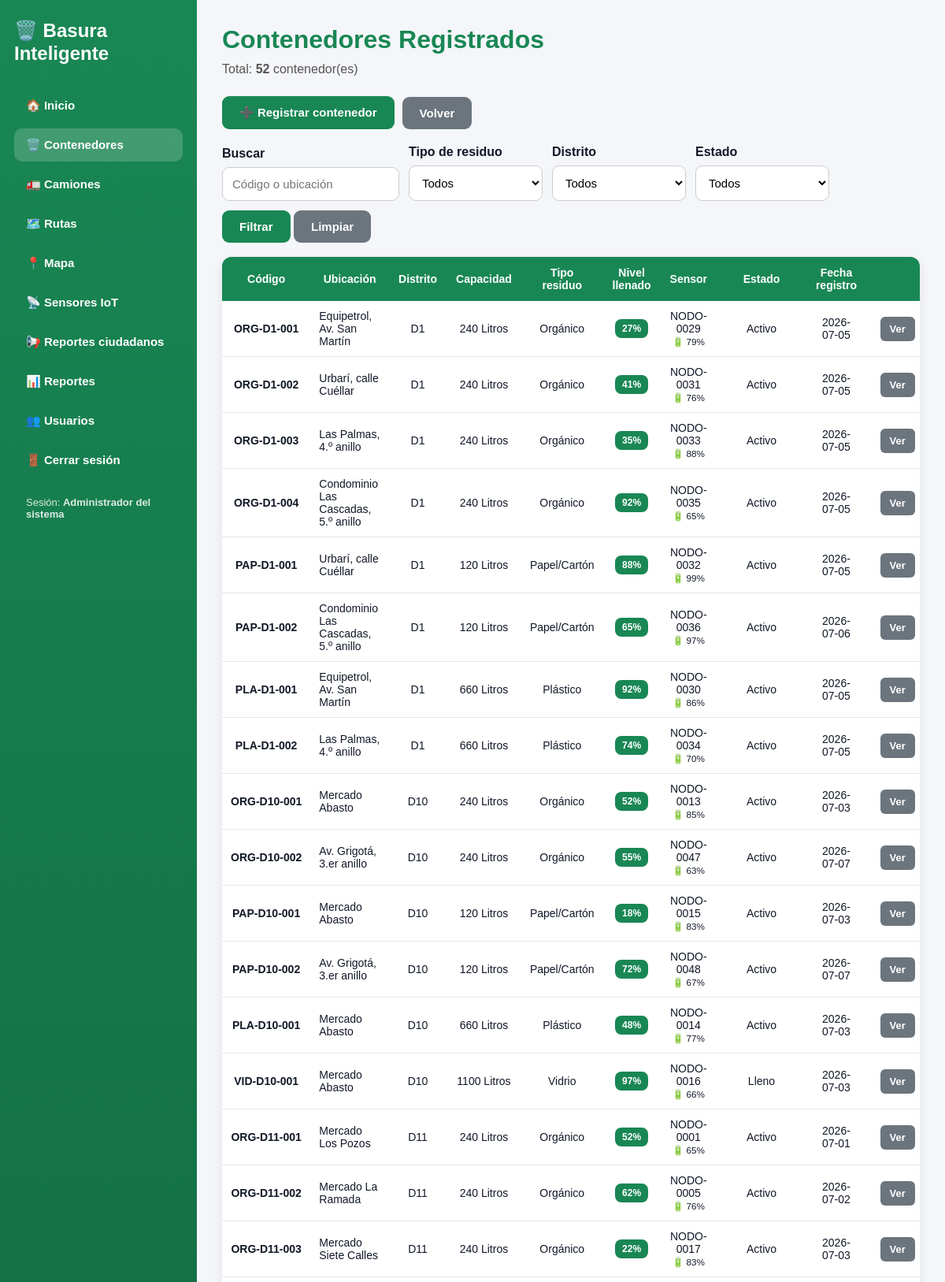
/contenedores/listar-contenedores.php (signed in, upper part), run on the app's committed database.
### tables this page shows
CREATE TABLE contenedores (
    id INT AUTO_INCREMENT PRIMARY KEY,
    codigo VARCHAR(30) NOT NULL UNIQUE,
    ubicacion VARCHAR(150) NOT NULL,
    zona VARCHAR(10) NOT NULL,
    capacidad VARCHAR(30) NOT NULL,
    estado VARCHAR(30) NOT NULL DEFAULT 'Activo',
    tipo_residuo VARCHAR(30) NOT NULL,
    nivel_llenado INT NOT NULL DEFAULT 0,
    latitud DECIMAL(10,7) NULL,
    longitud DECIMAL(10,7) NULL,
    codigo_sensor VARCHAR(30) NULL,
    bateria INT NULL,
    ultima_lectura DATETIME NULL,
    fecha_registro DATETIME DEFAULT CURRENT_TIMESTAMP
);

### includes/funciones.php (called while the page is built, shortened)
<?php
function e($texto)
{
    return htmlspecialchars((string)$texto, ENT_QUOTES, 'UTF-8');
}
function consulta($conexion, $sql, $tipos = "", $params = [])
{
    $stmt = $conexion->prepare($sql);
    if (!$stmt->execute()) {
        return false;
    }
    $res = $stmt->get_result();
    return $res === false ? true : $res;
}
function filas($resultado)
{
    $lista = [];
    if ($resultado && $resultado !== true) {
        while ($f = $resultado->fetch_assoc()) {
            $lista[] = $f;
        }
    }
    return $lista;
}
function clase_nivel($nivel, $estado = "")
{
    if ($estado === "Mantenimiento") return "azul";
    return "verde";
}

### contenedores/listar-contenedores.php (the view, shortened to what this page needs)
<?php
require_once __DIR__ . '/../includes/auth.php';
$buscar = trim($_GET['buscar'] ?? '');
$sql = "SELECT * FROM contenedores WHERE 1=1";
$tipos = ""; $params = [];
$sql .= " ORDER BY zona, codigo";
$lista = filas(consulta($conexion, $sql, $tipos, $params));
$zonas = filas(consulta($conexion, "SELECT DISTINCT zona FROM contenedores ORDER BY LENGTH(zona), zona"));
?>
<!DOCTYPE html>
<html lang="es">
<head>
    <link rel="stylesheet" href="../assets/css/estilos.css">
</head>
<body class="con-menu">
    <?php include __DIR__ . '/../includes/sidebar.php'; ?>
    <div class="contenido">
        <h1>Contenedores Registrados</h1>
        <p class="subtitulo">Total: <b><?= count($lista) ?></b> contenedor(es)</p>
        <div class="acciones-top">
            <a href="registrar-contenedor.php" class="btn">➕ Registrar contenedor</a>
            <a href="../admin/panel-admin.php" class="btn gris">Volver</a>
        </div>
        <form class="filtros" method="GET">
            <div><label>Buscar</label><input type="text" name="buscar" value="<?= e($buscar) ?>" placeholder="Código o ubicación"></div>
            <div><label>Tipo de residuo</label>
                <select name="tipo"><option value="">Todos</option>
                </select></div>
            <div><label>Distrito</label>
                <select name="zona"><option value="">Todos</option>
                </select></div>
            <div><label>Estado</label>
                <select name="estado"><option value="">Todos</option>
                </select></div>
            <div><button type="submit">Filtrar</button> <a class="btn gris" href="listar-contenedores.php">Limpiar</a></div>
        </form>
        <div class="tabla-scroll">
            <table>
                <tr>
                    <th>Código</th><th>Ubicación</th><th>Distrito</th><th>Capacidad</th><th>Tipo residuo</th>
                    <th>Nivel llenado</th><th>Sensor</th><th>Estado</th><th>Fecha registro</th><th style="min-width:250px;">Acciones</th>
                </tr>
                <?php foreach ($lista as $f) { $n = intval($f['nivel_llenado']); ?>
                    <tr>
                        <td style="white-space:nowrap;"><b><?= e($f['codigo']) ?></b></td>
                        <td class="izq"><?= e($f['ubicacion']) ?></td>
                        <td><?= e($f['zona']) ?></td>
                        <td><?= e($f['capacidad']) ?></td>
                        <td><?= e($f['tipo_residuo']) ?></td>
                        <td><span class="badge <?= clase_nivel($n, $f['estado']) ?>"><?= $n ?>%</span></td>
                        <td><?= e($f['codigo_sensor'] ?: '—') ?><?= $f['bateria'] !== null ? '<br><small>🔋 ' . intval($f['bateria']) . '%</small>' : '' ?></td>
                        <td><?= e($f['estado']) ?></td>
                        <td><?= e(substr($f['fecha_registro'], 0, 10)) ?></td>
                        <td>
                            <a href="ver-contenedor.php?id=<?= $f['id'] ?>" class="btn chico gris">Ver</a>
                        </td>
                    </tr>
                <?php } ?>
            </table>
        </div>
    </div>
</body>
</html>

### assets/css/estilos.css (style rules this page uses)
* { margin: 0; padding: 0; box-sizing: border-box; font-family: Arial, sans-serif; }
body { background: #f4f6f9; color: #111827; }
body.con-menu { display: flex; }
.contenido { flex: 1; padding: 32px; min-width: 0; }
h1 { color: #198754; margin-bottom: 10px; }
.subtitulo { color: #555; margin-bottom: 25px; }
label { font-weight: bold; margin-bottom: 8px; display: block; }
input, select, textarea { width: 100%; padding: 12px; margin-bottom: 18px; border: 1px solid #ccc; border-radius: 9px; font-size: 15px; background: white; }
button, .btn { border: none; padding: 12px 22px; border-radius: 9px; font-weight: bold; cursor: pointer; text-decoration: none; font-size: 15px; display: inline-block; color: white; background: #198754; }
.btn.gris, .volver { background: #6c757d; color: white; }
.btn.chico { padding: 8px 12px; font-size: 13px; border-radius: 6px; margin: 2px; }
.acciones-top { margin-bottom: 20px; display: flex; gap: 10px; flex-wrap: wrap; align-items: center; }
table { width: 100%; border-collapse: collapse; background: white; font-size: 14px; }
th { background: #198754; color: white; padding: 12px; text-align: center; }
td { padding: 11px; border-bottom: 1px solid #e5e7eb; text-align: center; }
td.izq, th.izq { text-align: left; }
.tabla-scroll { overflow-x: auto; border-radius: 12px; box-shadow: 0 4px 14px rgba(0, 0, 0, 0.08); }
.badge { padding: 5px 9px; border-radius: 8px; color: white; font-weight: bold; font-size: 12px; display: inline-block; }
.verde { background: #198754; }
.filtros { display: flex; gap: 12px; flex-wrap: wrap; align-items: flex-end; margin-bottom: 18px; }
.filtros > div { min-width: 170px; }
.filtros input, .filtros select { margin-bottom: 0; }

### data on the page
contenedores: codigo "ORG-D1-001", ubicacion "Equipetrol, Av. San Martín", zona "D1", capacidad "240 Litros", tipo_residuo "Orgánico", nivel_llenado "27", codigo_sensor "NODO-0029", bateria "79", estado "Activo", fecha_registro "2026-07-05"
contenedores: codigo "ORG-D1-002", ubicacion "Urbarí, calle Cuéllar", zona "D1", capacidad "240 Litros", tipo_residuo "Orgánico", nivel_llenado "41", codigo_sensor "NODO-0031", bateria "76", estado "Activo", fecha_registro "2026-07-05"
contenedores: codigo "ORG-D1-003", ubicacion "Las Palmas, 4.º anillo", zona "D1", capacidad "240 Litros", tipo_residuo "Orgánico", nivel_llenado "35", codigo_sensor "NODO-0033", bateria "88", estado "Activo", fecha_registro "2026-07-05"
contenedores: codigo "ORG-D1-004", ubicacion "Condominio Las Cascadas, 5.º anillo", zona "D1", capacidad "240 Litros", tipo_residuo "Orgánico", nivel_llenado "92", codigo_sensor "NODO-0035", bateria "65", estado "Activo", fecha_registro "2026-07-05"
contenedores: codigo "PAP-D1-001", ubicacion "Urbarí, calle Cuéllar", zona "D1", capacidad "120 Litros", tipo_residuo "Papel/Cartón", nivel_llenado "88", codigo_sensor "NODO-0032", bateria "99", estado "Activo", fecha_registro "2026-07-05"
contenedores: codigo "PAP-D1-002", ubicacion "Condominio Las Cascadas, 5.º anillo", zona "D1", capacidad "120 Litros", tipo_residuo "Papel/Cartón", nivel_llenado "65", codigo_sensor "NODO-0036", bateria "97", estado "Activo", fecha_registro "2026-07-06"
contenedores: codigo "PLA-D1-001", ubicacion "Equipetrol, Av. San Martín", zona "D1", capacidad "660 Litros", tipo_residuo "Plástico", nivel_llenado "92", codigo_sensor "NODO-0030", bateria "86", estado "Activo", fecha_registro "2026-07-05"
contenedores: codigo "PLA-D1-002", ubicacion "Las Palmas, 4.º anillo", zona "D1", capacidad "660 Litros", tipo_residuo "Plástico", nivel_llenado "74", codigo_sensor "NODO-0034", bateria "70", estado "Activo", fecha_registro "2026-07-05"
contenedores: codigo "ORG-D10-001", ubicacion "Mercado Abasto", zona "D10", capacidad "240 Litros", tipo_residuo "Orgánico", nivel_llenado "52", codigo_sensor "NODO-0013", bateria "85", estado "Activo", fecha_registro "2026-07-03"
contenedores: codigo "ORG-D10-002", ubicacion "Av. Grigotá, 3.er anillo", zona "D10", capacidad "240 Litros", tipo_residuo "Orgánico", nivel_llenado "55", codigo_sensor "NODO-0047", bateria "63", estado "Activo", fecha_registro "2026-07-07"
contenedores: codigo "PAP-D10-001", ubicacion "Mercado Abasto", zona "D10", capacidad "120 Litros", tipo_residuo "Papel/Cartón", nivel_llenado "18", codigo_sensor "NODO-0015", bateria "83", estado "Activo", fecha_registro "2026-07-03"
contenedores: codigo "PAP-D10-002", ubicacion "Av. Grigotá, 3.er anillo", zona "D10", capacidad "120 Litros", tipo_residuo "Papel/Cartón", nivel_llenado "72", codigo_sensor "NODO-0048", bateria "67", estado "Activo", fecha_registro "2026-07-07"
contenedores: codigo "PLA-D10-001", ubicacion "Mercado Abasto", zona "D10", capacidad "660 Litros", tipo_residuo "Plástico", nivel_llenado "48", codigo_sensor "NODO-0014", bateria "77", estado "Activo", fecha_registro "2026-07-03"
contenedores: codigo "VID-D10-001", ubicacion "Mercado Abasto", zona "D10", capacidad "1100 Litros", tipo_residuo "Vidrio", nivel_llenado "97", codigo_sensor "NODO-0016", bateria "66", estado "Lleno", fecha_registro "2026-07-03"
contenedores: codigo "ORG-D11-001", ubicacion "Mercado Los Pozos", zona "D11", capacidad "240 Litros", tipo_residuo "Orgánico", nivel_llenado "52", codigo_sensor "NODO-0001", bateria "65", estado "Activo", fecha_registro "2026-07-01"
contenedores: codigo "ORG-D11-002", ubicacion "Mercado La Ramada", zona "D11", capacidad "240 Litros", tipo_residuo "Orgánico", nivel_llenado "62", codigo_sensor "NODO-0005", bateria "76", estado "Activo", fecha_registro "2026-07-02"
contenedores: codigo "ORG-D11-003", ubicacion "Mercado Siete Calles", zona "D11", capacidad "240 Litros", tipo_residuo "Orgánico", nivel_llenado "22", codigo_sensor "NODO-0017", bateria "83", estado "Activo", fecha_registro "2026-07-03"

### other printed values
$texto "🏠 Inicio 🗑️ Contenedores 🚛 Camiones 🗺️ Rutas 📍 Mapa 📡 Sensores IoT 📢 Reportes ciudadanos 📊 Reportes 👥 Usuarios"
$_SESSION['nombre'] "Administrador del sistema"
count($lista) "52"
